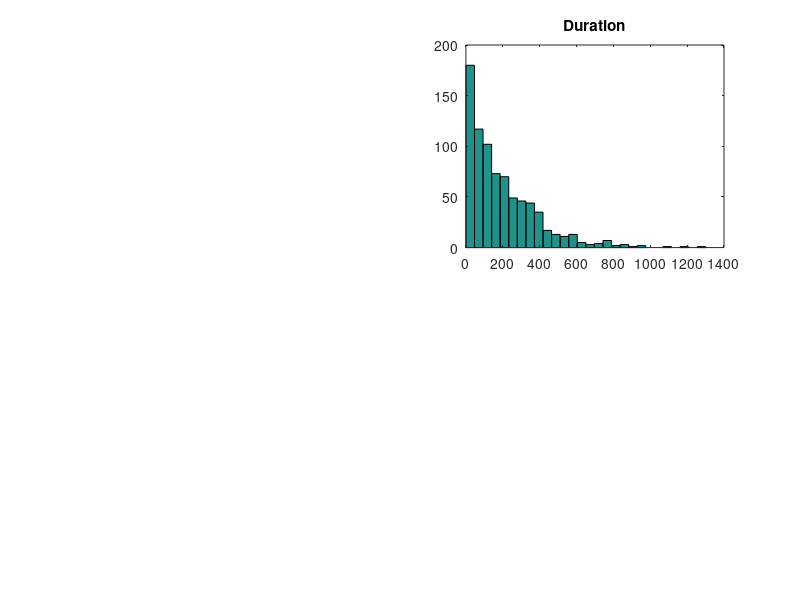

The MATLAB script that drew this image: (Note: this script raises an error after producing the figure.)
duration_data = [108.850
124.311
265.120
243.286
124.895
184.556
024.091
590.422
143.257
097.794
457.763
488.815
107.739
097.504
178.460
851.872
509.504
135.023
097.415
013.183
220.339
348.327
058.516
010.827
101.323
081.546
066.579
135.234
117.070
821.621
297.251
330.623
153.328
246.990
110.580
075.372
131.866
149.299
065.148
070.978
015.373
199.506
437.203
210.950
028.475
048.058
108.292
000.922
093.052
156.313
021.476
784.568
025.389
020.451
213.072
059.159
208.968
385.418
014.104
575.827
123.740
174.976
671.875
103.278
013.469
208.363
369.887
022.798
170.931
760.231
010.783
320.865
290.412
032.187
053.383
130.031
115.400
476.157
543.198
189.705
216.479
058.943
083.325
273.148
138.721
008.945
093.601
017.058
064.709
075.676
127.567
194.870
209.112
353.976
143.566
161.896
018.318
405.276
149.616
235.352
094.594
040.174
279.318
194.401
058.115
008.267
353.734
231.579
004.041
098.539
245.412
005.240
146.204
392.302
016.411
009.280
216.139
209.177
289.364
037.777
286.874
227.024
366.137
047.640
038.302
006.773
173.316
196.068
113.764
104.962
347.791
012.304
076.712
215.289
160.754
204.142
523.955
061.781
289.179
071.439
005.137
196.675
021.658
252.315
162.344
080.837
243.016
384.730
054.726
249.218
063.916
355.366
256.529
005.413
010.904
147.973
492.643
006.595
012.865
237.884
106.809
063.856
180.533
098.389
017.378
042.066
093.014
060.508
026.773
019.991
128.917
400.434
002.008
157.584
183.104
067.345
431.124
288.661
221.339
056.165
000.904
217.773
051.025
253.846
574.680
359.234
165.314
051.878
056.978
000.545
350.425
050.809
065.463
223.302
236.172
263.812
312.090
142.202
174.336
001.940
005.468
061.940
209.888
003.359
155.279
236.544
897.945
464.502
122.413
137.882
312.880
345.191
520.481
042.320
101.477
075.290
035.781
023.632
048.696
055.825
156.500
710.895
285.347
110.737
126.395
011.846
039.761
082.184
941.660
360.454
119.280
384.096
078.882
737.934
443.357
279.211
191.887
213.026
035.824
191.833
046.401
003.053
088.137
001.067
006.437
167.556
082.870
024.782
205.424
032.229
253.742
559.284
117.186
025.870
127.082
117.661
183.958
350.399
065.490
290.415
072.567
011.372
074.081
078.723
223.518
147.693
023.006
155.998
299.983
048.926
338.172
097.753
399.146
152.463
721.028
747.794
546.792
312.489
105.688
187.993
120.982
029.657
780.121
010.855
400.578
335.020
327.813
053.743
044.764
463.152
026.159
305.230
566.219
240.751
141.069
074.626
344.484
332.069
226.184
016.106
002.007
061.789
297.270
346.812
184.332
122.401
030.872
124.794
047.103
099.258
190.054
000.181
144.044
123.997
017.125
090.670
291.501
099.896
022.216
046.290
036.416
509.898
041.176
614.631
373.770
249.978
019.604
215.566
160.379
133.680
091.925
358.036
091.550
128.512
028.784
266.438
095.631
116.941
197.587
051.055
113.476
012.867
032.770
188.528
099.505
312.505
023.701
033.657
224.872
247.739
039.552
197.352
006.869
067.112
151.269
002.132
233.789
419.890
053.644
146.309
088.417
529.001
671.117
105.858
104.600
242.737
026.177
101.827
009.847
074.710
154.287
058.913
008.328
834.504
251.084
038.940
382.396
409.727
215.564
081.503
557.207
109.160
019.317
305.846
531.923
455.675
292.239
734.199
160.622
012.665
115.066
105.441
377.039
466.377
227.461
158.707
065.852
035.827
268.625
166.927
044.089
223.677
034.755
336.522
395.153
617.134
179.890
256.078
033.015
024.767
027.736
109.219
261.392
004.054
194.566
381.448
081.565
223.609
286.843
006.254
095.237
041.226
122.249
014.980
551.362
009.125
082.929
587.138
202.917
077.042
029.264
059.868
322.985
077.470
158.029
035.023
139.560
049.598
115.628
082.262
016.762
484.399
251.401
042.096
377.260
188.507
161.063
164.492
156.328
328.289
024.422
026.117
040.390
744.547
1191.188
006.700
268.831
003.967
056.824
326.388
067.073
172.071
240.109
062.150
157.107
083.361
457.938
005.236
096.520
017.532
380.777
177.821
282.990
240.718
058.300
022.081
043.805
137.081
200.017
180.581
475.089
283.384
089.790
081.948
1109.272
100.456
025.844
654.455
065.616
133.487
395.464
034.089
156.409
226.954
872.351
116.716
569.169
003.704
185.367
402.242
168.845
055.924
227.940
290.292
044.862
317.632
229.233
138.755
012.788
104.908
084.598
260.192
330.876
007.005
786.462
003.988
165.953
495.603
130.384
274.307
407.054
329.475
045.617
427.058
108.498
405.838
066.290
249.200
040.861
114.022
028.075
413.767
092.563
498.776
022.199
337.688
171.304
576.230
096.185
150.704
026.877
170.505
102.226
260.444
107.300
214.735
011.519
188.472
358.197
119.985
051.654
081.453
074.280
119.169
000.372
158.255
127.098
324.942
007.715
382.546
291.716
473.961
167.107
227.600
202.385
218.175
104.352
014.203
069.116
203.323
035.740
330.481
054.376
140.266
1301.067
002.395
031.204
133.469
306.921
077.402
022.097
025.760
234.687
070.972
320.728
048.106
177.397
578.983
123.529
051.976
551.268
001.606
372.618
011.877
005.549
421.098
402.290
003.966
174.733
224.927
282.776
050.480
013.455
401.787
518.668
148.289
312.833
002.646
446.520
034.819
236.722
113.603
001.580
229.026
368.123
042.924
186.249
035.580
182.339
095.163
270.162
092.997
336.802
620.217
077.474
256.368
221.735
055.624
002.394
312.515
192.045
400.556
630.921
215.705
420.929
076.179
207.726
014.456
234.650
091.144
010.039
410.640
175.624
124.407
045.885
332.314
118.655
194.565
135.928
077.951
077.725
281.773
100.106
027.944
061.098
034.026
257.640
186.503
194.608
263.204
011.408
053.406
163.054
374.678
251.282
033.356
117.138
314.407
354.052
241.086
076.337
318.610
040.804
469.460
062.368
002.276
380.634
006.020
008.545
021.849
430.627
028.928
430.677
089.422
025.965
614.078
000.052
137.429
339.512
195.051
140.760
054.442
087.681
358.917
079.020
162.344
307.025
106.719
214.797
193.898
188.119
574.851
061.128
274.786
171.788
380.375
005.061
087.655
301.035
115.617
166.562
183.309
302.182
193.406
033.256
107.131
416.215
151.524
958.242
362.516
574.454
011.602
332.560
011.385
251.379
603.990
064.962
024.136
182.820
301.903
063.608
058.762
091.549
284.002
021.596
313.724
110.846
205.382
339.978
412.782
122.028
054.318
406.672
522.185
117.915
092.457
096.343
098.601
063.593
047.103
083.899
058.962
030.137
105.388
881.295
028.369
046.265
030.598
143.290
001.937
377.972
001.074
102.680
114.738
766.029
445.629
026.204
302.158
351.111
071.611
069.085
022.583
237.517
433.837
357.363
286.293
339.320
044.014
202.123
011.110
243.299
026.291
506.767
019.527
000.939
020.379
062.710
015.951
262.651
065.407
594.806
018.809
282.772
340.098
357.513
034.640
344.650
404.334
365.926
263.747];

duration_data_size = length(duration_data);
subplot(2,2,2);

hist(duration_data,sqrt(duration_data_size));
title('Duration');

duration_lambda = expectation_value_exponential(duration_data);